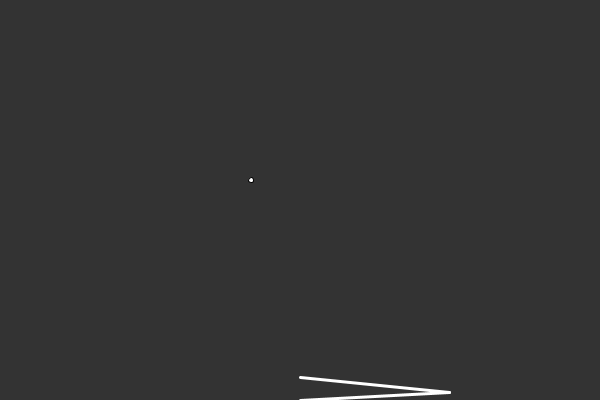
Frame 1 (no input)
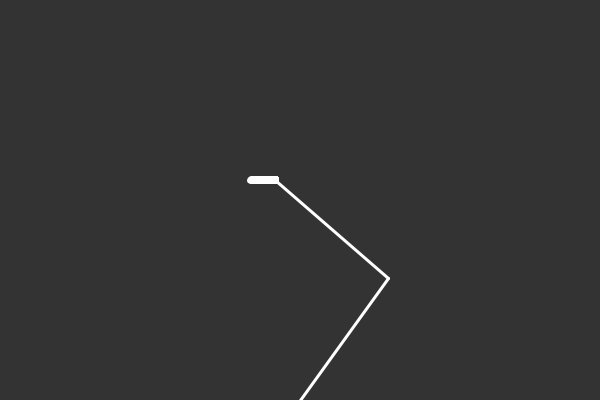
Frame 60 (the mouse pressed at the canvas centre just before this capture)
Frame 120 (the mouse held since frame 60 and released just before this capture): identical to frame 60, image omitted

The Processing sketch that drew these frames (run headless with seeded random() and noise(); from frame 60 on, the mouse is pressed at the canvas centre):

// Processing sketch: inverse_kin_fixed
// ── inverse_kin_fixed.pde
Segment end;
Segment start;
PVector base;
int counter = 0;
ArrayList<Point> points = new ArrayList<Point>();

Coordinate[] cords = {
new Coordinate(250,180),
new Coordinate(275,180)
}; //Aqui mentan los puntos separenlos con una coma.


void setup() {
  size(600, 400);
  start = new Segment(300, 200, 150, 0);
  Segment current = start;

  for (int i = 0; i < 1; i++) { //Este for define la cantidad de brazos
    Segment next = new Segment(current, 150, i);
    current.child = next;
    current = next;
  }
  end = current;
  base = new PVector(width/2, height); 
}

void draw() {
  background(51);
  if (counter < cords.length){
    end.follow(cords[counter].pos.x,cords[counter].pos.y);
    if (counter != cords.length -1){
    cords[counter].movto(cords[counter + 1],1);
    }
    points.add(new Point(cords[counter].pos.x,cords[counter].pos.y));
    if (cords[counter].ready){
      counter++;
    }
  }
  end.update();
    for(Point part : points){
      part.render();
    } 
  Segment next = end.parent;
  while (next != null) {
    next.follow();
    next.update();
    next = next.parent;
  }


  start.setA(base);
  start.calculateB();
  next = start.child;
  while (next != null) {
    next.attachA();
    next.calculateB();
    next = next.child;
  }

  end.show();

  next = end.parent;
  while (next != null) {
    next.show();
    next = next.parent;
  }
  
}

// ── Coordinates.pde
class Coordinate{
  Boolean ready = false;
  PVector pos;
  Coordinate(float x, float y){
    pos = new PVector(x, y);
  }
  void movto(Coordinate to,float spd){
    if (pos.x < to.pos.x){
        pos.x = pos.x + spd;
    }
    else if (pos.x > to.pos.x){
        pos.x = pos.x - spd;
    }

    if (pos.y < to.pos.y){
        pos.y = pos.y + spd;
    }
    else if (pos.y > to.pos.y){
        pos.y = pos.y - spd;
    }
    
    if ((pos.y == to.pos.y)&&(pos.x == to.pos.x)){
      ready = true;
    }
  }
};

// ── Points.pde
class Point{
  PVector pos;
  Point(float x, float y){
    pos = new PVector(x, y);
  }
  void render(){
    ellipse(pos.x,pos.y,5,5);
  }

};

// ── segment.pde
class Segment {
  PVector a;
  float angle = 0;
  float len;
  PVector b = new PVector();
  Segment parent = null;
  Segment child = null;
  float sw = 0;

  Segment(float x, float y, float len_, float i) {
    a = new PVector(x, y);
    sw = map(i, 0, 20, 1, 10);
    len = len_;
    calculateB();
  }

  Segment(Segment parent_, float len_, float i) {
    parent = parent_;
    sw = map(i, 0, 20, 1, 10);
    a = parent.b.copy();
    len = len_;
    calculateB();
  }


  void setA(PVector pos) {
    a = pos.copy();
  }

  void attachA() {
    setA(parent.b);
  }


  void follow() {
    float targetX = child.a.x;
    float targetY = child.a.y;
    follow(targetX, targetY);
  }

  void follow(float tx, float ty) {
    PVector target = new PVector(tx, ty);
    PVector dir = PVector.sub(target, a);
    angle = dir.heading();
    dir.setMag(len);
    dir.mult(-1);
    a = PVector.add(target, dir);
  }

  void calculateB() {
    float dx = len * cos(angle);
    float dy = len * sin(angle);
    b.set(a.x+dx, a.y+dy);
  }

  void update() {
    calculateB();
  }


  void show() {
    stroke(255);
    strokeWeight(3);
    line(a.x, a.y, b.x, b.y);
  }
}
